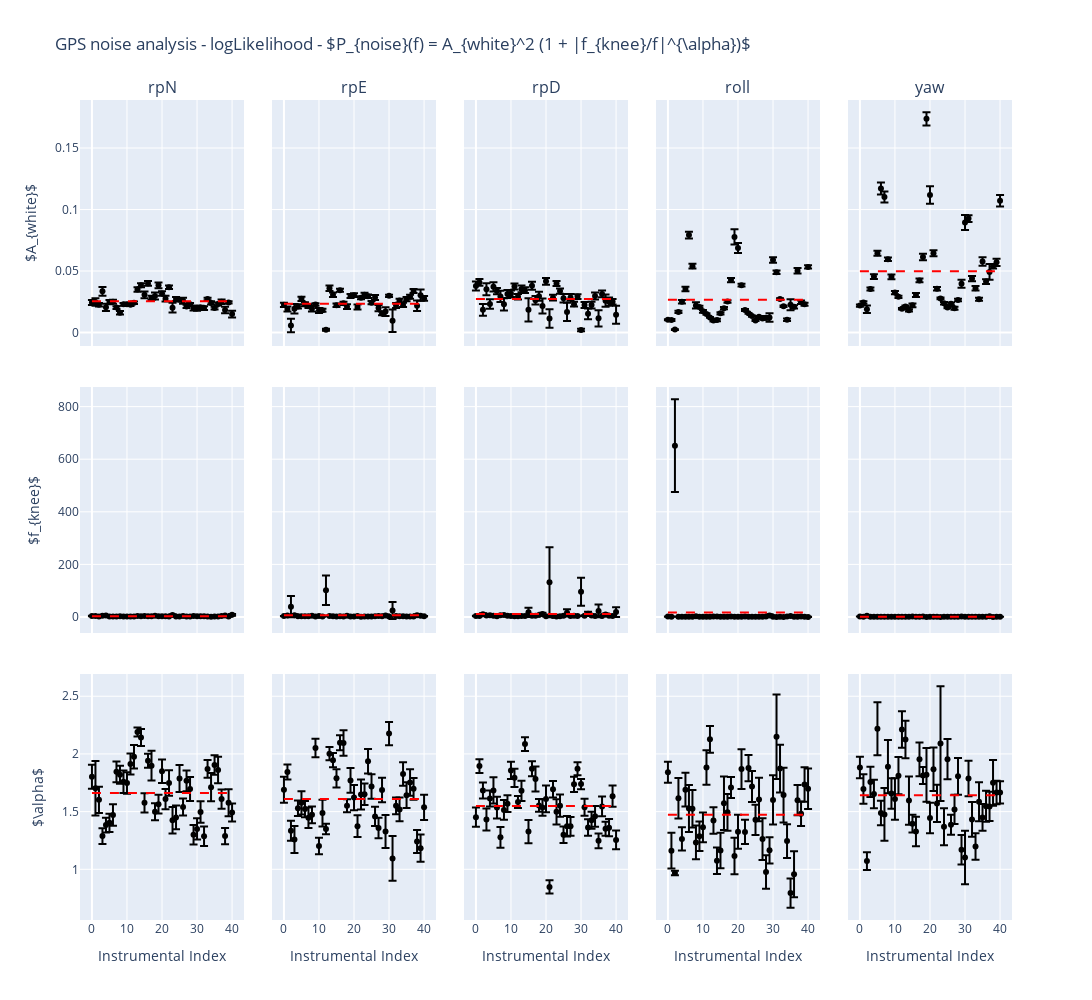

Notebook source saved alongside this figure:
### Code cell
fig = make_subplots(
    rows=3,
    cols=5,
    shared_xaxes=True,
    shared_yaxes=True,
    subplot_titles=names,
    vertical_spacing=0.05,  # decreased spacing for larger plots
    horizontal_spacing=0.03,  # decreased spacing for larger plots
    row_heights=[0.1, 0.1, 0.1],
    column_widths=[0.1, 0.1, 0.1, 0.1, 0.1],
)

n_datasets = len(names)
n_points = len(params_values_loglike[0])

for idata in range(n_datasets):
    for iparam in range(3):
        values = [params_values_loglike[idata][i][iparam] for i in range(n_points)]
        errors = [params_errors_loglike[idata][i][iparam] for i in range(n_points)]
        x = np.arange(n_points)

        mean_val = np.mean(values)
        std_val = np.std(values)

        # Add error bars
        fig.add_trace(
            go.Scatter(x=x, y=values, error_y=dict(type="data", array=errors, visible=True), mode="markers", marker=dict(color="black"), name=names[idata], showlegend=False),
            row=iparam + 1,
            col=idata + 1,
        )

        # Add mean line
        fig.add_trace(
            go.Scatter(x=[0, n_points - 1], y=[mean_val, mean_val], mode="lines", line=dict(color="red", dash="dash"), name=f"Mean = {mean_val:.2f} | Std = {std_val:.2f}", showlegend=False),
            row=iparam + 1,
            col=idata + 1,
        )

# Update layout
fig.update_layout(height=1000, width=1800, title_text=r"GPS noise analysis - logLikelihood - $P_{noise}(f) = A_{white}^2 (1 + |f_{knee}/f|^{\alpha})$", showlegend=False)

# Update y-axis labels
for iparam in range(3):
    fig.update_yaxes(title_text=label[iparam], row=iparam + 1, col=1)

# Update x-axis labels
for idata in range(n_datasets):
    fig.update_xaxes(title_text="Instrumental Index", row=3, col=idata + 1)

fig.show()

### Figure 1 — Plotly figure (JSON) as saved in the notebook; plotly's stock layout.template omitted (floating-point values rounded to 4 significant figures)
{"data": [{"error_y": {"array": [0.001968, 0.00305, 0.001448, 0.003607, 0.002897, 0.001737, 0.00165, 0.001111, 0.001384, 0.001131, 0.001271, 0.00118, 0.001053, 0.001877, 0.001671, 0.002733, 0.001938, 0.001777, 0.002831, 0.002326, 0.001805, 0.002326, 0.001411, 0.003937, 0.001606, 0.001322, 0.002463, 0.001351, 0.001166, 0.002011, 0.001997, 0.001419, 0.001595, 0.0009942, 0.001253, 0.001143, 0.001254, 0.001834, 0.002583, 0.0009677, 0.002799], "type": "data", "visible": true}, "marker": {"color": "black"}, "mode": "markers", "name": "rpN", "showlegend": false, "type": "scatter", "x": [0, 1, 2, 3, 4, 5, 6, 7, 8, 9, 10, 11, 12, 13, 14, 15, 16, 17, 18, 19, 20, 21, 22, 23, 24, 25, 26, 27, 28, 29, 30, 31, 32, 33, 34, 35, 36, 37, 38, 39, 40], "xaxis": "x", "y": [0.02446, 0.02491, 0.02263, 0.03347, 0.02047, 0.0248, 0.02509, 0.02029, 0.01613, 0.02296, 0.02293, 0.02269, 0.02422, 0.03495, 0.03844, 0.03065, 0.03995, 0.02818, 0.02973, 0.03837, 0.03168, 0.0275, 0.03689, 0.0202, 0.0273, 0.02664, 0.02587, 0.02124, 0.02291, 0.01986, 0.01972, 0.0203, 0.01985, 0.02724, 0.02412, 0.01986, 0.02326, 0.02507, 0.01836, 0.02452, 0.01498], "yaxis": "y"}, {"line": {"color": "red", "dash": "dash"}, "mode": "lines", "name": "Mean = 0.03 | Std = 0.01", "showlegend": false, "type": "scatter", "x": [0, 40], "xaxis": "x", "y": [0.02543, 0.02543], "yaxis": "y"}, {"error_y": {"array": [0.7306, 1.215, 0.4369, 1.391, 1.918, 0.5326, 0.4552, 0.3406, 0.5918, 0.3044, 0.3814, 0.3196, 0.2606, 0.3114, 0.2552, 0.7953, 0.35, 0.4361, 1.057, 0.4675, 0.3875, 0.6855, 0.2852, 3.335, 0.4225, 0.3, 0.998, 0.397, 0.3066, 1.148, 1.025, 0.583, 0.7636, 0.1772, 0.3071, 0.3548, 0.3319, 0.6532, 2.037, 0.2734, 3.094], "type": "data", "visible": true}, "marker": {"color": "black"}, "mode": "markers", "name": "rpN", "showlegend": false, "type": "scatter", "x": [0, 1, 2, 3, 4, 5, 6, 7, 8, 9, 10, 11, 12, 13, 14, 15, 16, 17, 18, 19, 20, 21, 22, 23, 24, 25, 26, 27, 28, 29, 30, 31, 32, 33, 34, 35, 36, 37, 38, 39, 40], "xaxis": "x6", "y": [3.96, 3.94, 2.153, 4.546, 5.589, 2.281, 1.92, 2.22, 3.069, 1.934, 2.246, 2.225, 1.91, 3.523, 2.464, 3.433, 3.275, 2.473, 4.434, 2.503, 2.47, 3.102, 1.419, 7.482, 1.906, 1.779, 4.214, 2.33, 1.696, 3.777, 3.15, 2.422, 2.754, 1.585, 1.37, 2.249, 2.118, 3.31, 5.495, 1.428, 8.299], "yaxis": "y6"}, {"line": {"color": "red", "dash": "dash"}, "mode": "lines", "name": "Mean = 3.04 | Std = 1.51", "showlegend": false, "type": "scatter", "x": [0, 40], "xaxis": "x6", "y": [3.036, 3.036], "yaxis": "y6"}, {"error_y": {"array": [0.1045, 0.236, 0.1138, 0.06817, 0.06451, 0.07935, 0.09257, 0.08962, 0.07813, 0.09766, 0.09275, 0.09021, 0.1013, 0.03892, 0.07358, 0.08361, 0.06075, 0.1294, 0.07403, 0.08065, 0.1013, 0.0877, 0.1106, 0.1156, 0.1025, 0.1164, 0.07329, 0.08951, 0.1047, 0.08466, 0.09208, 0.09419, 0.08423, 0.07647, 0.1223, 0.08469, 0.1145, 0.08347, 0.07053, 0.1167, 0.07776], "type": "data", "visible": true}, "marker": {"color": "black"}, "mode": "markers", "name": "rpN", "showlegend": false, "type": "scatter", "x": [0, 1, 2, 3, 4, 5, 6, 7, 8, 9, 10, 11, 12, 13, 14, 15, 16, 17, 18, 19, 20, 21, 22, 23, 24, 25, 26, 27, 28, 29, 30, 31, 32, 33, 34, 35, 36, 37, 38, 39, 40], "xaxis": "x11", "y": [1.802, 1.702, 1.603, 1.288, 1.383, 1.403, 1.47, 1.845, 1.82, 1.76, 1.748, 1.913, 1.975, 2.189, 2.143, 1.576, 1.942, 1.898, 1.5, 1.565, 1.85, 1.609, 1.748, 1.425, 1.45, 1.787, 1.54, 1.767, 1.696, 1.3, 1.35, 1.497, 1.287, 1.87, 1.712, 1.904, 1.861, 1.608, 1.288, 1.577, 1.493], "yaxis": "y11"}, {"line": {"color": "red", "dash": "dash"}, "mode": "lines", "name": "Mean = 1.66 | Std = 0.23", "showlegend": false, "type": "scatter", "x": [0, 40], "xaxis": "x11", "y": [1.662, 1.662], "yaxis": "y11"}, {"error_y": {"array": [0.0018, 0.002059, 0.005549, 0.003777, 0.001703, 0.001764, 0.001556, 0.001517, 0.002376, 0.001064, 0.001999, 0.001209, 0.0008276, 0.00221, 0.001839, 0.001415, 0.001136, 0.00135, 0.001922, 0.001616, 0.001522, 0.002027, 0.001244, 0.001626, 0.001458, 0.001401, 0.002009, 0.002488, 0.00152, 0.003524, 0.0009345, 0.009133, 0.002024, 0.001551, 0.001735, 0.001797, 0.001573, 0.001671, 0.004179, 0.004601, 0.001965], "type": "data", "visible": true}, "marker": {"color": "black"}, "mode": "markers", "name": "rpE", "showlegend": false, "type": "scatter", "x": [0, 1, 2, 3, 4, 5, 6, 7, 8, 9, 10, 11, 12, 13, 14, 15, 16, 17, 18, 19, 20, 21, 22, 23, 24, 25, 26, 27, 28, 29, 30, 31, 32, 33, 34, 35, 36, 37, 38, 39, 40], "xaxis": "x2", "y": [0.02251, 0.01921, 0.005746, 0.01935, 0.02125, 0.02741, 0.02303, 0.02141, 0.01948, 0.02279, 0.01789, 0.01804, 0.002201, 0.03596, 0.0308, 0.02223, 0.03437, 0.02377, 0.02106, 0.02966, 0.03037, 0.0208, 0.02831, 0.0307, 0.02953, 0.02432, 0.02854, 0.0199, 0.01551, 0.01706, 0.02982, 0.009507, 0.02205, 0.02603, 0.02249, 0.02717, 0.02914, 0.03377, 0.02178, 0.03042, 0.02773], "yaxis": "y2"}, {"line": {"color": "red", "dash": "dash"}, "mode": "lines", "name": "Mean = 0.02 | Std = 0.01", "showlegend": false, "type": "scatter", "x": [0, 40], "xaxis": "x2", "y": [0.02349, 0.02349], "yaxis": "y2"}, {"error_y": {"array": [0.7051, 1.027, 40.24, 3.702, 0.7202, 0.5111, 0.5081, 0.5576, 1.473, 0.2722, 1.354, 0.5031, 56.14, 0.4871, 0.41, 0.3952, 0.2318, 0.384, 0.97, 0.3572, 0.335, 1.06, 0.2607, 0.3358, 0.2999, 0.4042, 0.6185, 1.418, 0.7669, 3.249, 0.2127, 32.22, 0.9115, 0.4901, 0.5895, 0.4834, 0.3447, 0.3119, 3.389, 2.258, 0.6447], "type": "data", "visible": true}, "marker": {"color": "black"}, "mode": "markers", "name": "rpE", "showlegend": false, "type": "scatter", "x": [0, 1, 2, 3, 4, 5, 6, 7, 8, 9, 10, 11, 12, 13, 14, 15, 16, 17, 18, 19, 20, 21, 22, 23, 24, 25, 26, 27, 28, 29, 30, 31, 32, 33, 34, 35, 36, 37, 38, 39, 40], "xaxis": "x7", "y": [3.486, 5.351, 39.26, 7.092, 2.832, 2.426, 2.633, 2.427, 5.169, 2.335, 3.853, 1.692, 102.1, 4.241, 3.136, 2.092, 2.472, 2.312, 4.503, 2.107, 1.66, 3.311, 1.267, 1.716, 2.094, 1.679, 2.738, 3.917, 2.61, 5.898, 1.822, 24.87, 4.019, 2.57, 2.99, 2.099, 1.764, 1.443, 6.782, 4.575, 2.792], "yaxis": "y7"}, {"line": {"color": "red", "dash": "dash"}, "mode": "lines", "name": "Mean = 6.93 | Std = 16.42", "showlegend": false, "type": "scatter", "x": [0, 40], "xaxis": "x7", "y": [6.929, 6.929], "yaxis": "y7"}, {"error_y": {"array": [0.1128, 0.06462, 0.08667, 0.1172, 0.06667, 0.1004, 0.06978, 0.08849, 0.07281, 0.08013, 0.07152, 0.1155, 0.04579, 0.05766, 0.06081, 0.0793, 0.06505, 0.1108, 0.0569, 0.1069, 0.1093, 0.09383, 0.1305, 0.09316, 0.1053, 0.1062, 0.08344, 0.08902, 0.1058, 0.1436, 0.1018, 0.1936, 0.07332, 0.1033, 0.1017, 0.1118, 0.1146, 0.09482, 0.09917, 0.1183, 0.1096], "type": "data", "visible": true}, "marker": {"color": "black"}, "mode": "markers", "name": "rpE", "showlegend": false, "type": "scatter", "x": [0, 1, 2, 3, 4, 5, 6, 7, 8, 9, 10, 11, 12, 13, 14, 15, 16, 17, 18, 19, 20, 21, 22, 23, 24, 25, 26, 27, 28, 29, 30, 31, 32, 33, 34, 35, 36, 37, 38, 39, 40], "xaxis": "x12", "y": [1.69, 1.843, 1.335, 1.259, 1.53, 1.576, 1.522, 1.447, 1.472, 2.051, 1.203, 1.488, 1.349, 2.002, 1.946, 1.788, 2.098, 2.096, 1.551, 1.771, 1.622, 1.374, 1.649, 1.65, 1.937, 1.717, 1.458, 1.357, 1.688, 1.328, 2.176, 1.094, 1.55, 1.519, 1.827, 1.642, 1.753, 1.697, 1.241, 1.183, 1.538], "yaxis": "y12"}, {"line": {"color": "red", "dash": "dash"}, "mode": "lines", "name": "Mean = 1.61 | Std = 0.27", "showlegend": false, "type": "scatter", "x": [0, 40], "xaxis": "x12", "y": [1.61, 1.61], "yaxis": "y12"}, {"error_y": {"array": [0.003574, 0.002722, 0.004754, 0.004895, 0.003847, 0.003782, 0.002539, 0.004537, 0.004955, 0.00321, 0.002669, 0.002461, 0.00217, 0.002777, 0.002374, 0.009406, 0.003222, 0.00348, 0.00358, 0.006108, 0.002786, 0.007533, 0.002368, 0.002043, 0.00216, 0.003467, 0.0074, 0.002703, 0.001942, 0.001921, 0.001022, 0.002423, 0.00437, 0.002771, 0.002832, 0.006649, 0.002826, 0.004993, 0.003327, 0.002275, 0.007259], "type": "data", "visible": true}, "marker": {"color": "black"}, "mode": "markers", "name": "rpD", "showlegend": false, "type": "scatter", "x": [0, 1, 2, 3, 4, 5, 6, 7, 8, 9, 10, 11, 12, 13, 14, 15, 16, 17, 18, 19, 20, 21, 22, 23, 24, 25, 26, 27, 28, 29, 30, 31, 32, 33, 34, 35, 36, 37, 38, 39, 40], "xaxis": "x3", "y": [0.03786, 0.04072, 0.0185, 0.03525, 0.02327, 0.03716, 0.03373, 0.02936, 0.02294, 0.03135, 0.03148, 0.03747, 0.02911, 0.03545, 0.03447, 0.01848, 0.0381, 0.02632, 0.02949, 0.02165, 0.04162, 0.01147, 0.02834, 0.03989, 0.03374, 0.0279, 0.01677, 0.02856, 0.0231, 0.02926, 0.002111, 0.02234, 0.01526, 0.02237, 0.02978, 0.01156, 0.03144, 0.02586, 0.02507, 0.02508, 0.01443], "yaxis": "y3"}, {"line": {"color": "red", "dash": "dash"}, "mode": "lines", "name": "Mean = 0.03 | Std = 0.01", "showlegend": false, "type": "scatter", "x": [0, 40], "xaxis": "x3", "y": [0.02727, 0.02727], "yaxis": "y3"}, {"error_y": {"array": [0.9831, 0.5313, 4.082, 1.994, 2.138, 1.08, 0.7134, 2.504, 3.35, 1.079, 0.6553, 0.4917, 0.6124, 0.6965, 0.5042, 17.48, 0.8182, 1.337, 1.756, 5.482, 0.5162, 133.3, 0.7002, 0.399, 0.5032, 1.626, 13.26, 1.022, 0.7531, 0.5063, 53.08, 1.27, 7.235, 1.717, 0.9677, 23.99, 0.9204, 3.92, 1.739, 0.873, 18.68], "type": "data", "visible": true}, "marker": {"color": "black"}, "mode": "markers", "name": "rpD", "showlegend": false, "type": "scatter", "x": [0, 1, 2, 3, 4, 5, 6, 7, 8, 9, 10, 11, 12, 13, 14, 15, 16, 17, 18, 19, 20, 21, 22, 23, 24, 25, 26, 27, 28, 29, 30, 31, 32, 33, 34, 35, 36, 37, 38, 39, 40], "xaxis": "x8", "y": [3.751, 3.825, 10.01, 5.827, 6.95, 4.495, 3.279, 6.164, 7.831, 4.519, 3.525, 2.942, 3.129, 3.56, 4.013, 17.6, 5.161, 4.93, 7.635, 11.06, 2.475, 132.3, 3.761, 2.131, 2.408, 4.857, 16.1, 3.514, 4.276, 3.519, 96.2, 4.932, 12.69, 5.847, 3.625, 23.15, 3.753, 9.313, 4.974, 4.044, 18.74], "yaxis": "y8"}, {"line": {"color": "red", "dash": "dash"}, "mode": "lines", "name": "Mean = 11.78 | Std = 24.02", "showlegend": false, "type": "scatter", "x": [0, 40], "xaxis": "x8", "y": [11.78, 11.78], "yaxis": "y8"}, {"error_y": {"array": [0.08404, 0.06016, 0.06937, 0.09548, 0.06946, 0.114, 0.09464, 0.0901, 0.08533, 0.0725, 0.07515, 0.07898, 0.05247, 0.0881, 0.05948, 0.1002, 0.06436, 0.1082, 0.05448, 0.07167, 0.1165, 0.05806, 0.07207, 0.1093, 0.09613, 0.07149, 0.0895, 0.08147, 0.0656, 0.0573, 0.04492, 0.07376, 0.07205, 0.07392, 0.08941, 0.06319, 0.08521, 0.06077, 0.07388, 0.09175, 0.08135], "type": "data", "visible": true}, "marker": {"color": "black"}, "mode": "markers", "name": "rpD", "showlegend": false, "type": "scatter", "x": [0, 1, 2, 3, 4, 5, 6, 7, 8, 9, 10, 11, 12, 13, 14, 15, 16, 17, 18, 19, 20, 21, 22, 23, 24, 25, 26, 27, 28, 29, 30, 31, 32, 33, 34, 35, 36, 37, 38, 39, 40], "xaxis": "x13", "y": [1.452, 1.894, 1.682, 1.432, 1.613, 1.684, 1.535, 1.277, 1.515, 1.569, 1.857, 1.793, 1.583, 1.68, 2.085, 1.327, 1.872, 1.783, 1.554, 1.537, 1.61, 0.8475, 1.694, 1.498, 1.551, 1.299, 1.373, 1.373, 1.737, 1.872, 1.738, 1.538, 1.363, 1.425, 1.459, 1.247, 1.545, 1.352, 1.361, 1.634, 1.254], "yaxis": "y13"}, {"line": {"color": "red", "dash": "dash"}, "mode": "lines", "name": "Mean = 1.55 | Std = 0.22", "showlegend": false, "type": "scatter", "x": [0, 40], "xaxis": "x13", "y": [1.549, 1.549], "yaxis": "y13"}, {"error_y": {"array": [0.000366, 0.000749, 0.000336, 0.0008595, 0.001425, 0.001801, 0.00276, 0.00197, 0.00256, 0.000903, 0.001123, 0.0005279, 0.0003982, 0.0007708, 0.0009401, 0.0009713, 0.0009171, 0.001021, 0.001796, 0.006149, 0.004137, 0.001182, 0.0008586, 0.00038, 0.0004283, 0.0005424, 0.0006012, 0.0006639, 0.001527, 0.003388, 0.002163, 0.001393, 0.0007322, 0.0006308, 0.0009516, 0.004447, 0.001325, 0.002228, 0.001417, 0.001224, 0.001315], "type": "data", "visible": true}, "marker": {"color": "black"}, "mode": "markers", "name": "roll", "showlegend": false, "type": "scatter", "x": [0, 1, 2, 3, 4, 5, 6, 7, 8, 9, 10, 11, 12, 13, 14, 15, 16, 17, 18, 19, 20, 21, 22, 23, 24, 25, 26, 27, 28, 29, 30, 31, 32, 33, 34, 35, 36, 37, 38, 39, 40], "xaxis": "x4", "y": [0.01034, 0.01018, 0.002394, 0.01676, 0.025, 0.03534, 0.07926, 0.05394, 0.02207, 0.02086, 0.0173, 0.01508, 0.01233, 0.009792, 0.0102, 0.01561, 0.01984, 0.0252, 0.04264, 0.07777, 0.06871, 0.03852, 0.01833, 0.01561, 0.01335, 0.00987, 0.01278, 0.0114, 0.01196, 0.01227, 0.05896, 0.04906, 0.02721, 0.02144, 0.01039, 0.02258, 0.02094, 0.05033, 0.02458, 0.02299, 0.05334], "yaxis": "y4"}, {"line": {"color": "red", "dash": "dash"}, "mode": "lines", "name": "Mean = 0.03 | Std = 0.02", "showlegend": false, "type": "scatter", "x": [0, 40], "xaxis": "x4", "y": [0.02674, 0.02674], "yaxis": "y4"}, {"error_y": {"array": [0.2251, 0.415, 176.2, 0.2401, 0.359, 0.2665, 0.1623, 0.1219, 1.101, 0.2826, 0.4192, 0.1499, 0.1178, 0.6037, 0.7333, 0.3469, 0.2252, 0.2105, 0.2531, 0.527, 0.319, 0.1194, 0.3815, 0.1304, 0.1574, 0.3017, 0.2523, 0.2863, 1.129, 4.502, 0.1665, 0.09703, 0.09889, 0.11, 0.5789, 3.27, 0.2324, 0.2054, 0.3393, 0.2711, 0.08886], "type": "data", "visible": true}, "marker": {"color": "black"}, "mode": "markers", "name": "roll", "showlegend": false, "type": "scatter", "x": [0, 1, 2, 3, 4, 5, 6, 7, 8, 9, 10, 11, 12, 13, 14, 15, 16, 17, 18, 19, 20, 21, 22, 23, 24, 25, 26, 27, 28, 29, 30, 31, 32, 33, 34, 35, 36, 37, 38, 39, 40], "xaxis": "x9", "y": [1.493, 1.058, 651.6, 1.005, 1.269, 1.066, 0.5961, 0.5583, 2.639, 1.017, 1.38, 0.9238, 0.9493, 2.254, 1.583, 0.9117, 0.9229, 0.6425, 1.641, 1.236, 1.03, 0.7119, 1.663, 1.07, 0.7802, 1.091, 1.091, 0.7366, 1.75, 5.904, 0.5598, 0.3367, 0.5382, 0.4303, 1.468, 3.343, 0.4626, 0.9711, 1.521, 1.256, 0.3754], "yaxis": "y9"}, {"line": {"color": "red", "dash": "dash"}, "mode": "lines", "name": "Mean = 17.12 | Std = 100.33", "showlegend": false, "type": "scatter", "x": [0, 40], "xaxis": "x9", "y": [17.12, 17.12], "yaxis": "y9"}, {"error_y": {"array": [0.09036, 0.1554, 0.01939, 0.1749, 0.1009, 0.1457, 0.2036, 0.1627, 0.1464, 0.1285, 0.1283, 0.1491, 0.1157, 0.1151, 0.1142, 0.1545, 0.2323, 0.1592, 0.09028, 0.1584, 0.147, 0.1717, 0.1045, 0.1131, 0.1339, 0.1312, 0.1884, 0.1801, 0.1452, 0.114, 0.2133, 0.3657, 0.2069, 0.2367, 0.1463, 0.127, 0.1992, 0.131, 0.1065, 0.149, 0.1754], "type": "data", "visible": true}, "marker": {"color": "black"}, "mode": "markers", "name": "roll", "showlegend": false, "type": "scatter", "x": [0, 1, 2, 3, 4, 5, 6, 7, 8, 9, 10, 11, 12, 13, 14, 15, 16, 17, 18, 19, 20, 21, 22, 23, 24, 25, 26, 27, 28, 29, 30, 31, 32, 33, 34, 35, 36, 37, 38, 39, 40], "xaxis": "x14", "y": [1.841, 1.161, 0.9679, 1.616, 1.263, 1.691, 1.527, 1.524, 1.233, 1.287, 1.364, 1.883, 2.127, 1.424, 1.074, 1.163, 1.572, 1.494, 1.709, 1.115, 1.326, 1.868, 1.324, 1.877, 1.718, 1.429, 1.606, 1.262, 0.9772, 1.165, 1.601, 2.149, 1.874, 1.643, 1.245, 0.7943, 0.9576, 1.599, 1.482, 1.735, 1.699], "yaxis": "y14"}, {"line": {"color": "red", "dash": "dash"}, "mode": "lines", "name": "Mean = 1.47 | Std = 0.32", "showlegend": false, "type": "scatter", "x": [0, 40], "xaxis": "x14", "y": [1.472, 1.472], "yaxis": "y14"}, {"error_y": {"array": [0.0009117, 0.0009822, 0.003033, 0.001187, 0.001992, 0.002105, 0.004852, 0.00442, 0.001479, 0.001863, 0.00136, 0.0009144, 0.0006547, 0.0006809, 0.0008988, 0.001555, 0.001662, 0.001535, 0.002628, 0.005338, 0.007111, 0.002374, 0.00138, 0.0007281, 0.0009431, 0.0006277, 0.001038, 0.001206, 0.0009738, 0.003221, 0.006042, 0.002732, 0.002189, 0.001823, 0.001172, 0.003455, 0.001886, 0.006382, 0.001901, 0.003012, 0.00465], "type": "data", "visible": true}, "marker": {"color": "black"}, "mode": "markers", "name": "yaw", "showlegend": false, "type": "scatter", "x": [0, 1, 2, 3, 4, 5, 6, 7, 8, 9, 10, 11, 12, 13, 14, 15, 16, 17, 18, 19, 20, 21, 22, 23, 24, 25, 26, 27, 28, 29, 30, 31, 32, 33, 34, 35, 36, 37, 38, 39, 40], "xaxis": "x5", "y": [0.02196, 0.02441, 0.01899, 0.03537, 0.04547, 0.06446, 0.117, 0.1102, 0.05959, 0.04528, 0.03247, 0.02909, 0.0194, 0.02124, 0.01808, 0.02214, 0.03046, 0.0424, 0.06138, 0.1737, 0.1118, 0.06449, 0.03557, 0.02774, 0.02381, 0.02028, 0.02331, 0.01976, 0.02643, 0.03961, 0.08942, 0.09264, 0.04386, 0.03598, 0.02709, 0.05769, 0.04142, 0.04927, 0.05388, 0.05705, 0.1072], "yaxis": "y5"}, {"line": {"color": "red", "dash": "dash"}, "mode": "lines", "name": "Mean = 0.05 | Std = 0.03", "showlegend": false, "type": "scatter", "x": [0, 40], "xaxis": "x5", "y": [0.04979, 0.04979], "yaxis": "y5"}, {"error_y": {"array": [0.2038, 0.1662, 2.72, 0.1767, 0.235, 0.1456, 0.192, 0.1617, 0.1347, 0.1884, 0.1776, 0.1307, 0.1017, 0.143, 0.2473, 0.4684, 0.2872, 0.1679, 0.2712, 0.1093, 0.334, 0.1496, 0.2111, 0.05292, 0.2098, 0.1434, 0.2457, 0.2958, 0.1489, 0.6673, 0.2737, 0.1336, 0.2433, 0.2562, 0.1895, 0.3234, 0.2078, 0.9977, 0.1255, 0.2626, 0.2078], "type": "data", "visible": true}, "marker": {"color": "black"}, "mode": "markers", "name": "yaw", "showlegend": false, "type": "scatter", "x": [0, 1, 2, 3, 4, 5, 6, 7, 8, 9, 10, 11, 12, 13, 14, 15, 16, 17, 18, 19, 20, 21, 22, 23, 24, 25, 26, 27, 28, 29, 30, 31, 32, 33, 34, 35, 36, 37, 38, 39, 40], "xaxis": "x10", "y": [1.806, 0.8014, 5.156, 0.9492, 0.971, 0.6525, 0.9783, 0.5282, 0.6332, 0.8914, 0.7889, 0.6492, 0.6203, 0.8076, 0.929, 1.769, 0.9268, 0.9562, 2.146, 0.4171, 1.285, 0.6839, 0.711, 0.1717, 0.5265, 0.6556, 1.389, 1.191, 0.6661, 1.883, 0.5073, 0.5539, 0.8929, 0.9263, 0.7714, 1.394, 1.044, 2.909, 0.3876, 1.377, 1.106], "yaxis": "y10"}, {"line": {"color": "red", "dash": "dash"}, "mode": "lines", "name": "Mean = 1.08 | Std = 0.83", "showlegend": false, "type": "scatter", "x": [0, 40], "xaxis": "x10", "y": [1.083, 1.083], "yaxis": "y10"}, {"error_y": {"array": [0.09379, 0.1282, 0.07762, 0.1311, 0.1237, 0.2297, 0.106, 0.2279, 0.231, 0.1314, 0.1798, 0.1612, 0.1579, 0.1626, 0.2095, 0.07674, 0.1274, 0.1465, 0.07321, 0.2329, 0.1316, 0.1887, 0.1609, 0.4966, 0.1601, 0.1742, 0.08668, 0.1274, 0.1589, 0.1276, 0.2311, 0.1533, 0.1504, 0.1144, 0.1684, 0.1164, 0.1341, 0.1274, 0.1983, 0.1012, 0.09688], "type": "data", "visible": true}, "marker": {"color": "black"}, "mode": "markers", "name": "yaw", "showlegend": false, "type": "scatter", "x": [0, 1, 2, 3, 4, 5, 6, 7, 8, 9, 10, 11, 12, 13, 14, 15, 16, 17, 18, 19, 20, 21, 22, 23, 24, 25, 26, 27, 28, 29, 30, 31, 32, 33, 34, 35, 36, 37, 38, 39, 40], "xaxis": "x15", "y": [1.882, 1.696, 1.071, 1.757, 1.653, 2.219, 1.489, 1.476, 1.889, 1.657, 1.61, 1.812, 2.211, 2.125, 1.596, 1.395, 1.328, 1.953, 1.813, 1.819, 1.445, 1.867, 1.571, 2.09, 1.368, 1.955, 1.386, 1.519, 1.806, 1.17, 1.102, 1.787, 1.432, 1.197, 1.585, 1.45, 1.546, 1.545, 1.75, 1.666, 1.667], "yaxis": "y15"}, {"line": {"color": "red", "dash": "dash"}, "mode": "lines", "name": "Mean = 1.64 | Std = 0.28", "showlegend": false, "type": "scatter", "x": [0, 40], "xaxis": "x15", "y": [1.643, 1.643], "yaxis": "y15"}], "layout": {"annotations": [{"font": {"size": 16}, "showarrow": false, "text": "rpN", "x": 0.088, "xanchor": "center", "xref": "paper", "y": 1, "yanchor": "bottom", "yref": "paper"}, {"font": {"size": 16}, "showarrow": false, "text": "rpE", "x": 0.294, "xanchor": "center", "xref": "paper", "y": 1, "yanchor": "bottom", "yref": "paper"}, {"font": {"size": 16}, "showarrow": false, "text": "rpD", "x": 0.5, "xanchor": "center", "xref": "paper", "y": 1, "yanchor": "bottom", "yref": "paper"}, {"font": {"size": 16}, "showarrow": false, "text": "roll", "x": 0.706, "xanchor": "center", "xref": "paper", "y": 1, "yanchor": "bottom", "yref": "paper"}, {"font": {"size": 16}, "showarrow": false, "text": "yaw", "x": 0.912, "xanchor": "center", "xref": "paper", "y": 1, "yanchor": "bottom", "yref": "paper"}], "height": 1000, "showlegend": false, "title": {"text": "GPS noise analysis - logLikelihood - $P_{noise}(f) = A_{white}^2 (1 + |f_{knee}/f|^{\\alpha})$"}, "width": 1800, "xaxis": {"anchor": "y", "domain": [0, 0.176], "matches": "x11", "showticklabels": false}, "xaxis10": {"anchor": "y10", "domain": [0.824, 1], "matches": "x15", "showticklabels": false}, "xaxis11": {"anchor": "y11", "domain": [0, 0.176], "title": {"text": "Instrumental Index"}}, "xaxis12": {"anchor": "y12", "domain": [0.206, 0.382], "title": {"text": "Instrumental Index"}}, "xaxis13": {"anchor": "y13", "domain": [0.412, 0.588], "title": {"text": "Instrumental Index"}}, "xaxis14": {"anchor": "y14", "domain": [0.618, 0.794], "title": {"text": "Instrumental Index"}}, "xaxis15": {"anchor": "y15", "domain": [0.824, 1], "title": {"text": "Instrumental Index"}}, "xaxis2": {"anchor": "y2", "domain": [0.206, 0.382], "matches": "x12", "showticklabels": false}, "xaxis3": {"anchor": "y3", "domain": [0.412, 0.588], "matches": "x13", "showticklabels": false}, "xaxis4": {"anchor": "y4", "domain": [0.618, 0.794], "matches": "x14", "showticklabels": false}, "xaxis5": {"anchor": "y5", "domain": [0.824, 1], "matches": "x15", "showticklabels": false}, "xaxis6": {"anchor": "y6", "domain": [0, 0.176], "matches": "x11", "showticklabels": false}, "xaxis7": {"anchor": "y7", "domain": [0.206, 0.382], "matches": "x12", "showticklabels": false}, "xaxis8": {"anchor": "y8", "domain": [0.412, 0.588], "matches": "x13", "showticklabels": false}, "xaxis9": {"anchor": "y9", "domain": [0.618, 0.794], "matches": "x14", "showticklabels": false}, "yaxis": {"anchor": "x", "domain": [0.7, 1], "title": {"text": "$A_{white}$"}}, "yaxis10": {"anchor": "x10", "domain": [0.35, 0.65], "matches": "y6", "showticklabels": false}, "yaxis11": {"anchor": "x11", "domain": [0, 0.3], "title": {"text": "$\\alpha$"}}, "yaxis12": {"anchor": "x12", "domain": [0, 0.3], "matches": "y11", "showticklabels": false}, "yaxis13": {"anchor": "x13", "domain": [0, 0.3], "matches": "y11", "showticklabels": false}, "yaxis14": {"anchor": "x14", "domain": [0, 0.3], "matches": "y11", "showticklabels": false}, "yaxis15": {"anchor": "x15", "domain": [0, 0.3], "matches": "y11", "showticklabels": false}, "yaxis2": {"anchor": "x2", "domain": [0.7, 1], "matches": "y", "showticklabels": false}, "yaxis3": {"anchor": "x3", "domain": [0.7, 1], "matches": "y", "showticklabels": false}, "yaxis4": {"anchor": "x4", "domain": [0.7, 1], "matches": "y", "showticklabels": false}, "yaxis5": {"anchor": "x5", "domain": [0.7, 1], "matches": "y", "showticklabels": false}, "yaxis6": {"anchor": "x6", "domain": [0.35, 0.65], "title": {"text": "$f_{knee}$"}}, "yaxis7": {"anchor": "x7", "domain": [0.35, 0.65], "matches": "y6", "showticklabels": false}, "yaxis8": {"anchor": "x8", "domain": [0.35, 0.65], "matches": "y6", "showticklabels": false}, "yaxis9": {"anchor": "x9", "domain": [0.35, 0.65], "matches": "y6", "showticklabels": false}}}
